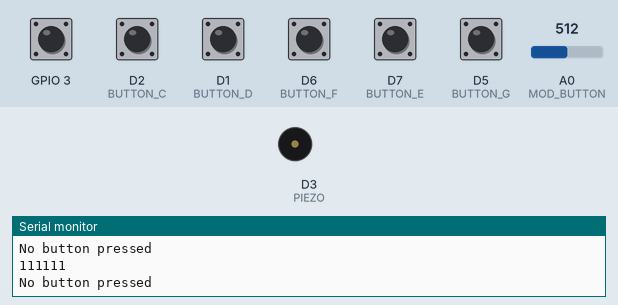
Simulated run of this sketch. Board: ESP8266 (NodeMCU). Shown: buzzer (waves = sounding), the last lines printed to the serial monitor. The test bench sets the inputs (shaded band); at power-on: D1 (BUTTON_D), D2 (BUTTON_C), D5 (BUTTON_G), D6 (BUTTON_F), D7 (BUTTON_E), GPIO 3 HIGH, A0 (MOD_BUTTON) = 512.

Above: at 1.2 s.
1.3 s: GPIO 3 pulled LOW for 0.15 s
At 2.1 s:
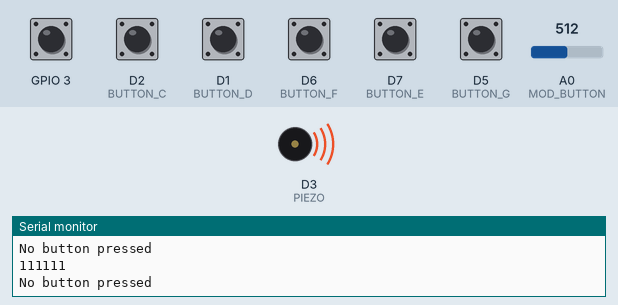
2.9 s: A0 (MOD_BUTTON) set to 213
4.4 s: A0 (MOD_BUTTON) set to 182
6.3 s: D2 (BUTTON_C) pulled LOW for 0.15 s
At 7.0 s:
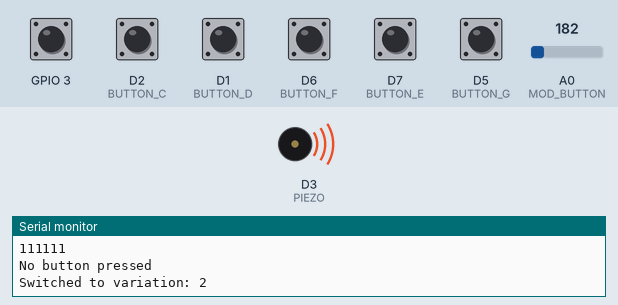
7.9 s: D1 (BUTTON_D) pulled LOW for 0.15 s
At 8.8 s:
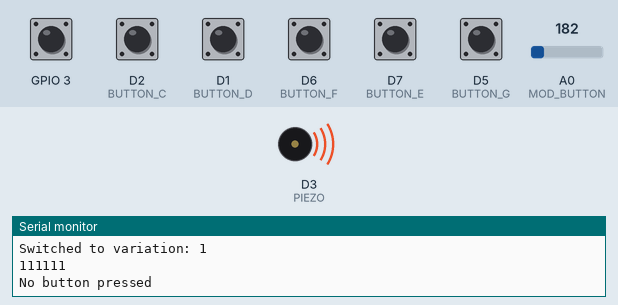
9.5 s: D6 (BUTTON_F) pulled LOW for 0.15 s
At 10.6 s:
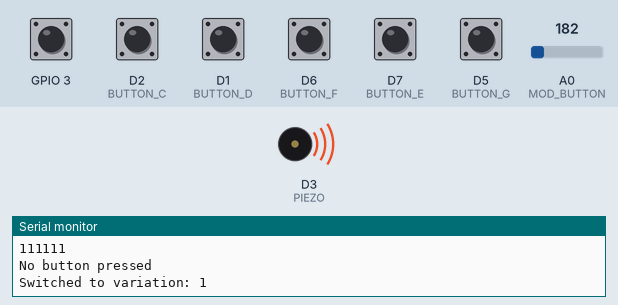
Timing chart, 0 to 12.1 s (numbered marks = the images above; inputs shaded):
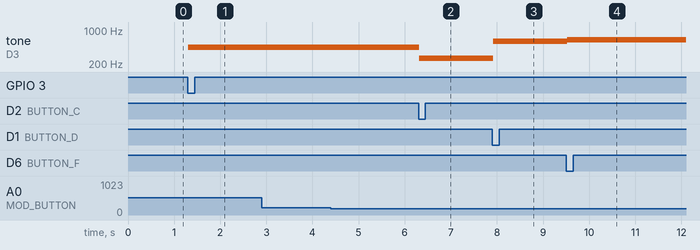

Measured:
- after the input at 1.3 s, tone on D3 (PIEZO): silent → 440 Hz at once
- after the input at 6.3 s, tone on D3 (PIEZO): 440 Hz → 262 Hz at once
- after the input at 7.9 s, tone on D3 (PIEZO): 262 Hz → 588 Hz at once
- after the input at 9.5 s, tone on D3 (PIEZO): 588 Hz → 628 Hz at once

The sketch:

tone_test.ino
```cpp
#define NOTE_C 262
#define NOTE_D 294
#define NOTE_E 330
#define NOTE_F 349
#define NOTE_G 392
#define NOTE_A 440

#define ACTIVATED LOW

const int PIEZO = D3;

const int BUTTON_C = D2; // GPIO 4
const int BUTTON_D = D1; // GPIO 5
const int BUTTON_E = D7; // GPIO 13
const int BUTTON_F = D6; // GPIO 12
const int BUTTON_G = D5; // GPIO 14
const int BUTTON_A = RX; // GPIO 3
const int MOD_BUTTON = A0; // Analog pin A0

const float pitchVariations[5] = {1.0, 1.2, 1.4, 1.8, 2}; // Define 5 pitch variations
int currentVariation = 0;

void setup()
{
  Serial.begin(9600);

  pinMode(PIEZO, OUTPUT);

  // Configure buttons with internal pull-up resistors
  pinMode(BUTTON_C, INPUT_PULLUP);
  pinMode(BUTTON_D, INPUT_PULLUP);
  pinMode(BUTTON_E, INPUT_PULLUP);
  pinMode(BUTTON_F, INPUT_PULLUP);
  pinMode(BUTTON_G, INPUT_PULLUP);
  pinMode(BUTTON_A, INPUT_PULLUP);
  pinMode(MOD_BUTTON, INPUT);

  Serial.println("System Initialized");
}

void loop()
{
  int totalNotes = 0;
  long sumFrequency = 0;
  bool anyButtonPressed = false;

  // Check if the mod button is pressed and cycle through variations
  if (analogRead(MOD_BUTTON) < 200) { // assuming a threshold for button press
    currentVariation = (currentVariation + 1) % 5; // Cycle to next variation
    Serial.print("Switched to variation: ");
    Serial.println(currentVariation);
    delay(300); // Debounce delay for mod button
  }

  // Read and print button states
  Serial.print(digitalRead(BUTTON_C));
  Serial.print(digitalRead(BUTTON_D));
  Serial.print(digitalRead(BUTTON_E));
  Serial.print(digitalRead(BUTTON_F));
  Serial.print(digitalRead(BUTTON_G));
  Serial.println(digitalRead(BUTTON_A));

  if (digitalRead(BUTTON_C) == ACTIVATED) {
    sumFrequency += NOTE_C * pitchVariations[currentVariation];
    totalNotes++;
    Serial.println("Button C pressed");
    anyButtonPressed = true;
  }
  if (digitalRead(BUTTON_D) == ACTIVATED) {
    sumFrequency += NOTE_D * pitchVariations[currentVariation];
    totalNotes++;
    Serial.println("Button D pressed");
    anyButtonPressed = true;
  }
  if (digitalRead(BUTTON_E) == ACTIVATED) {
    sumFrequency += NOTE_E * pitchVariations[currentVariation];
    totalNotes++;
    Serial.println("Button E pressed");
    anyButtonPressed = true;
  }
  if (digitalRead(BUTTON_F) == ACTIVATED) {
    sumFrequency += NOTE_F * pitchVariations[currentVariation];
    totalNotes++;
    Serial.println("Button F pressed");
    anyButtonPressed = true;
  }
  if (digitalRead(BUTTON_G) == ACTIVATED) {
    sumFrequency += NOTE_G * pitchVariations[currentVariation];
    totalNotes++;
    Serial.println("Button G pressed");
    anyButtonPressed = true;
  }
  if (digitalRead(BUTTON_A) == ACTIVATED) {
    sumFrequency += NOTE_A * pitchVariations[currentVariation];
    totalNotes++;
    Serial.println("Button A pressed");
    anyButtonPressed = true;
  }

  if (totalNotes > 0) {
    int averageFrequency = sumFrequency / totalNotes;
    tone(PIEZO, averageFrequency);
    Serial.print("Average Frequency: ");
    Serial.println(averageFrequency);
  } else {
    noTone(PIEZO);
    if (!anyButtonPressed) {
      Serial.println("No button pressed");
    }
  }

  delay(100);  // Small delay to debounce buttons and avoid flooding the serial monitor
}
```
